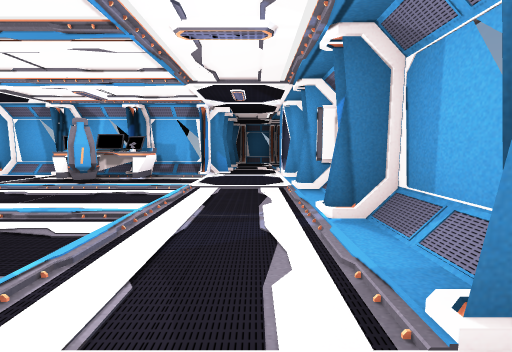
[1] (above)

16 first-person views from a walk through a 3-D level made in the Unity game engine. The camera is 1.4 m above the floor, tilts 6° down and sees 90° across. Doors are open. The floor is counted in squares, 2 m on a side. Each view is taken from the middle of a square. On the plan, view 1 faces up. The plan holds only what a view shows up to about 9 squares ahead; the rest is blank. The place goes on beyond the plan.

[2]
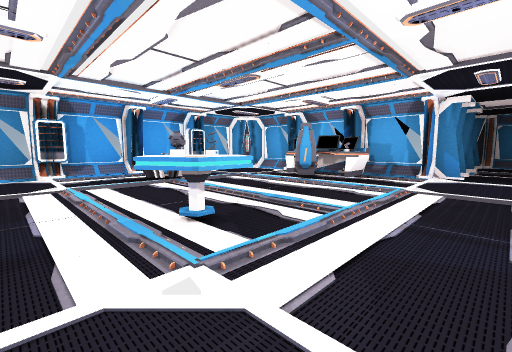

[3]
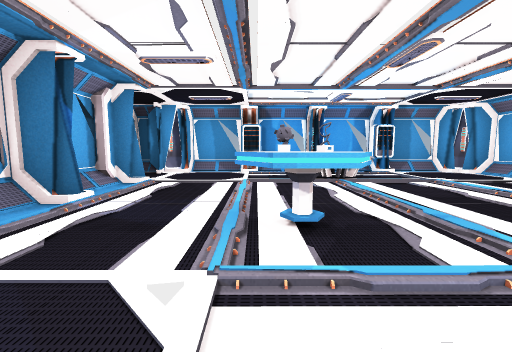

[4]
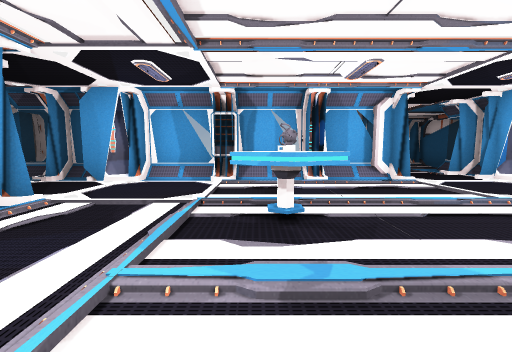

[5]
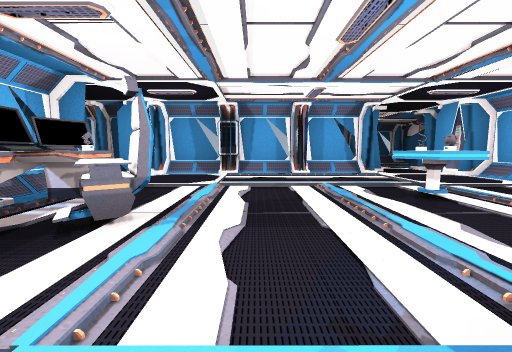

[6]
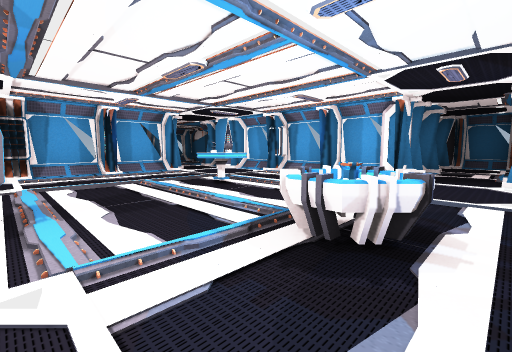

[7]
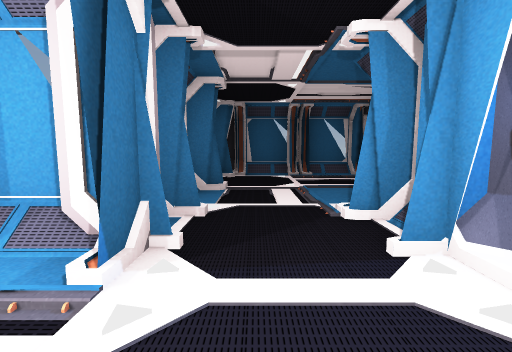

[8]
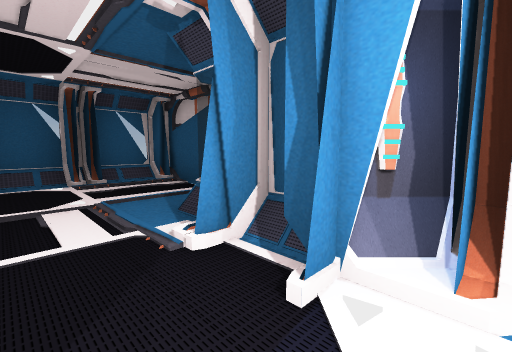

[9]
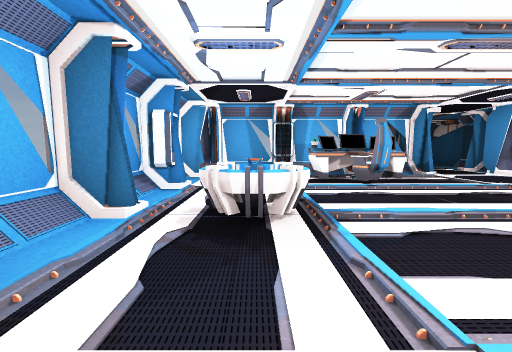

[10]
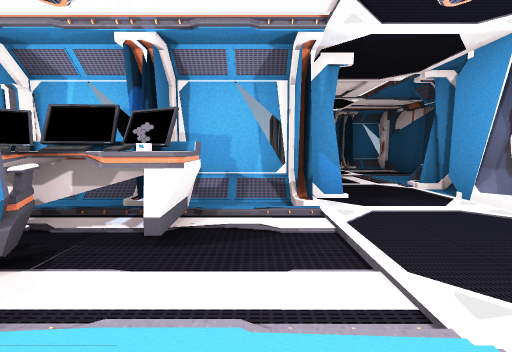

[11]
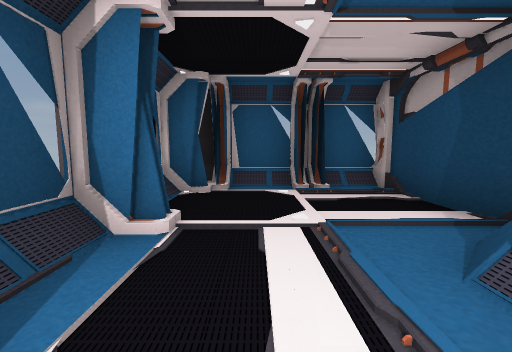

[12]
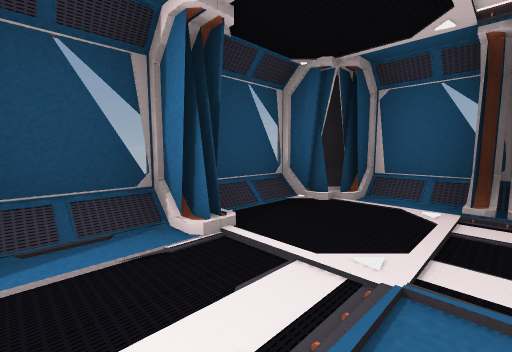

[13]
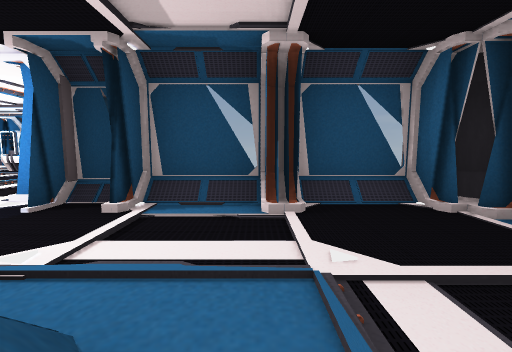

[14]
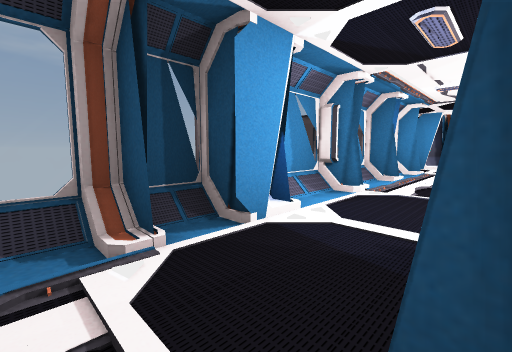

[15]
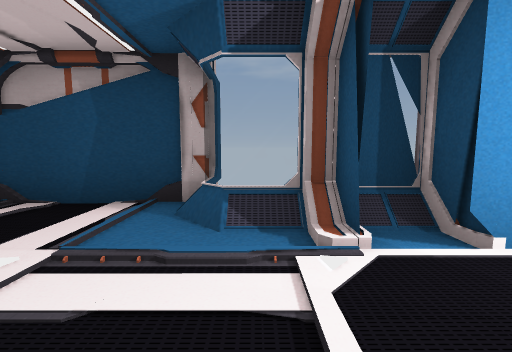

[16]
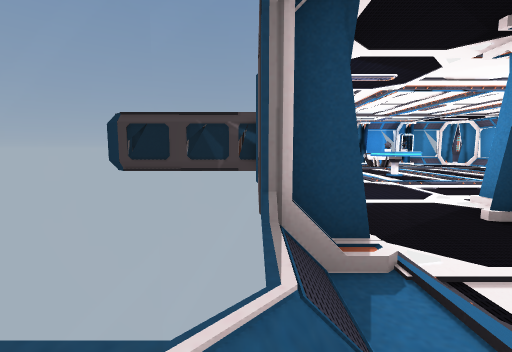

### Floor plan
Key: @ floor where view 1 was taken; # wall or solid block; . main floor; : floor 0.25 m higher than the main floor; / step, stairs or slope; D open door; = window, fence, low wall or low ledge; E desk; P projector; T table; O other object.
Columns run from 9 left of view 1 to 7 right of it. Each row starts with its distance up from view 1.
 13         #=##O
 12        =#...O
 11        #....O
 10        ##../O
  9        #../#
  8   #####=#.##
  7  ##.#E##DD##
  6  =...EE....#
  5  #...E....##
  4  #/......./#
  3  #.P......##
  2  =/....T../#
  1  #/...TT..##
  0  =.......@DD.
 -1  #../.../.DD.
 -2  #DD#=######=/
 -3  =/./#      #:  O
 -4  =..##       OO O
 -5 O/../#
 -6 O...##
 -7 O/#.#
 -8  ####

Positions as (right, up) in squares from view 1, and headings:
1: (0, 0), facing up
2: (0, 0), facing up-left
3: (0, 1), facing left
4: (-2, 4), facing down
5: (-6, 4), facing right
6: (-7, 5), facing down-right
7: (-6, 0), facing down
8: (-6, -1), facing down-left
9: (-6, 0), facing up
10: (-2, 4), facing up
11: (0, 8), facing up
12: (1, 9), facing up-left
13: (2, 10), facing left
14: (-1, 9), facing down-right
15: (-1, 9), facing right
16: (4, -2), facing left
